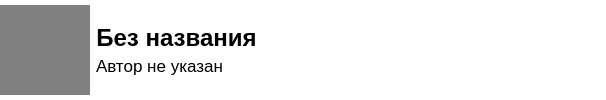
<?xml version="1.0" encoding="UTF-8"?>
<ui version="4.0">
 <class>TrackCard</class>
 <widget class="QWidget" name="TrackCard">
  <property name="geometry">
   <rect>
    <x>0</x>
    <y>0</y>
    <width>606</width>
    <height>100</height>
   </rect>
  </property>
  <property name="minimumSize">
   <size>
    <width>0</width>
    <height>100</height>
   </size>
  </property>
  <property name="maximumSize">
   <size>
    <width>16777215</width>
    <height>100</height>
   </size>
  </property>
  <property name="windowTitle">
   <string>Form</string>
  </property>
  <property name="styleSheet">
   <string notr="true">background: white</string>
  </property>
  <layout class="QHBoxLayout" name="horizontalLayout">
   <property name="leftMargin">
    <number>0</number>
   </property>
   <property name="topMargin">
    <number>0</number>
   </property>
   <property name="rightMargin">
    <number>0</number>
   </property>
   <property name="bottomMargin">
    <number>0</number>
   </property>
   <item alignment="Qt::AlignmentFlag::AlignVCenter">
    <widget class="QLabel" name="trackImage">
     <property name="sizePolicy">
      <sizepolicy hsizetype="Preferred" vsizetype="Expanding">
       <horstretch>0</horstretch>
       <verstretch>0</verstretch>
      </sizepolicy>
     </property>
     <property name="minimumSize">
      <size>
       <width>90</width>
       <height>90</height>
      </size>
     </property>
     <property name="maximumSize">
      <size>
       <width>90</width>
       <height>90</height>
      </size>
     </property>
     <property name="styleSheet">
      <string notr="true">background: grey
</string>
     </property>
     <property name="text">
      <string/>
     </property>
    </widget>
   </item>
   <item alignment="Qt::AlignmentFlag::AlignVCenter">
    <widget class="QWidget" name="infoBlock" native="true">
     <property name="minimumSize">
      <size>
       <width>0</width>
       <height>50</height>
      </size>
     </property>
     <property name="maximumSize">
      <size>
       <width>16777215</width>
       <height>16777215</height>
      </size>
     </property>
     <layout class="QVBoxLayout" name="verticalLayout">
      <property name="spacing">
       <number>4</number>
      </property>
      <property name="leftMargin">
       <number>0</number>
      </property>
      <property name="topMargin">
       <number>0</number>
      </property>
      <property name="rightMargin">
       <number>0</number>
      </property>
      <property name="bottomMargin">
       <number>0</number>
      </property>
      <item alignment="Qt::AlignmentFlag::AlignLeft|Qt::AlignmentFlag::AlignVCenter">
       <widget class="QLabel" name="title">
        <property name="sizePolicy">
         <sizepolicy hsizetype="Minimum" vsizetype="Fixed">
          <horstretch>0</horstretch>
          <verstretch>0</verstretch>
         </sizepolicy>
        </property>
        <property name="font">
         <font>
          <pointsize>18</pointsize>
          <bold>true</bold>
         </font>
        </property>
        <property name="text">
         <string>Без названия</string>
        </property>
        <property name="alignment">
         <set>Qt::AlignmentFlag::AlignCenter</set>
        </property>
        <property name="wordWrap">
         <bool>true</bool>
        </property>
       </widget>
      </item>
      <item alignment="Qt::AlignmentFlag::AlignLeft|Qt::AlignmentFlag::AlignVCenter">
       <widget class="QLabel" name="author">
        <property name="font">
         <font>
          <pointsize>13</pointsize>
         </font>
        </property>
        <property name="text">
         <string>Автор не указан</string>
        </property>
        <property name="alignment">
         <set>Qt::AlignmentFlag::AlignLeading|Qt::AlignmentFlag::AlignLeft|Qt::AlignmentFlag::AlignVCenter</set>
        </property>
        <property name="wordWrap">
         <bool>true</bool>
        </property>
       </widget>
      </item>
     </layout>
    </widget>
   </item>
   <item>
    <widget class="QPushButton" name="pushButton">
     <property name="maximumSize">
      <size>
       <width>40</width>
       <height>40</height>
      </size>
     </property>
     <property name="styleSheet">
      <string notr="true">border: none</string>
     </property>
     <property name="text">
      <string/>
     </property>
     <property name="icon">
      <iconset resource="../resources/res-rc.qrc">
       <normaloff>:/icons/icons/close.svg</normaloff>:/icons/icons/close.svg</iconset>
     </property>
     <property name="iconSize">
      <size>
       <width>20</width>
       <height>20</height>
      </size>
     </property>
     <property name="flat">
      <bool>true</bool>
     </property>
    </widget>
   </item>
  </layout>
 </widget>
 <resources>
  <include location="../resources/res-rc.qrc"/>
 </resources>
 <connections/>
</ui>
